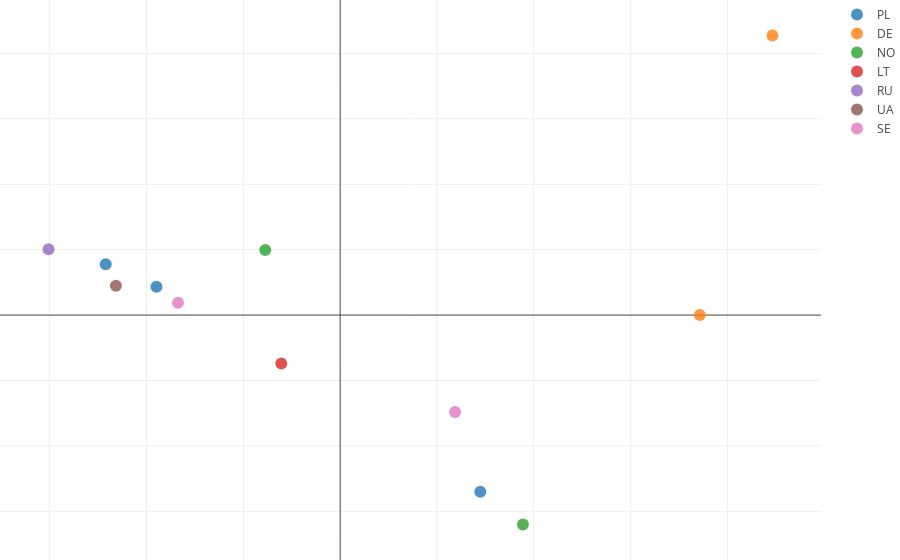

The code cell stored with this chart in its notebook:
### Code cell
def plot_R2(df, batch_size):
    '''
    Taki sam wykres jak wcześniej tylko w plotly
    '''
    new_data = ipca_fun(df,2,batch_size)
    new_data['@C#ountry']=df['@C#ountry']
    
    countries=new_data["@C#ountry"].unique()
    
    it = 0
    x,y,z=[],[],[]
    data= []
    for i in countries:
        country_data = new_data.loc[new_data["@C#ountry"] == i]
        x.append(country_data[0])
        y.append(country_data[1])

        trace = go.Scatter(
            x=x[it],
            y=y[it],
            name = i,
            mode='markers',
            marker=dict(
                size=12,
                line=dict(
                    color='rgba(217, 217, 217, 0.14)',
                    width=0.5
                ),
                opacity=0.8
            )
        )

        data.append(trace)
        it+=1

    layout = go.Layout(
        margin=dict(
            l=0,
            r=0,
            b=0,
            t=0
        )
    )
    fig = go.Figure(data=data, layout=layout)
    iplot(fig, filename='simple-scatter')
    
plot_R2(df,2)

### Figure 1 — Plotly figure (JSON) as saved in the notebook; plotly's stock layout.template omitted (floating-point values rounded to 4 significant figures)
{"data": [{"marker": {"line": {"color": "rgba(217, 217, 217, 0.14)", "width": 0.5}, "opacity": 0.8, "size": 12}, "mode": "markers", "name": "PL", "type": "scatter", "uid": "63e42949-3a68-4a08-bc52-58ee4750c4f4", "x": [-484.3, 289.5, -379.5], "y": [77.57, -270.0, 43.22]}, {"marker": {"line": {"color": "rgba(217, 217, 217, 0.14)", "width": 0.5}, "opacity": 0.8, "size": 12}, "mode": "markers", "name": "DE", "type": "scatter", "uid": "5fe4ce6a-a6e1-46ea-b94e-da55ad191ac7", "x": [893.1, 743.0], "y": [427.4, 0.1759]}, {"marker": {"line": {"color": "rgba(217, 217, 217, 0.14)", "width": 0.5}, "opacity": 0.8, "size": 12}, "mode": "markers", "name": "NO", "type": "scatter", "uid": "1393efcb-8a3f-41fc-a219-6111c1b557d9", "x": [377.6, -154.7], "y": [-320.2, 99.62]}, {"marker": {"line": {"color": "rgba(217, 217, 217, 0.14)", "width": 0.5}, "opacity": 0.8, "size": 12}, "mode": "markers", "name": "LT", "type": "scatter", "uid": "4afbdae0-2a24-453c-8dc2-43fef10f9958", "x": [-121.6], "y": [-73.97]}, {"marker": {"line": {"color": "rgba(217, 217, 217, 0.14)", "width": 0.5}, "opacity": 0.8, "size": 12}, "mode": "markers", "name": "RU", "type": "scatter", "uid": "45c49a38-949d-4f20-9b98-25c2158d5f27", "x": [-602.4], "y": [100.7]}, {"marker": {"line": {"color": "rgba(217, 217, 217, 0.14)", "width": 0.5}, "opacity": 0.8, "size": 12}, "mode": "markers", "name": "UA", "type": "scatter", "uid": "8ecf4556-1683-4ea1-97b7-ae8756dae52e", "x": [-463.3], "y": [44.8]}, {"marker": {"line": {"color": "rgba(217, 217, 217, 0.14)", "width": 0.5}, "opacity": 0.8, "size": 12}, "mode": "markers", "name": "SE", "type": "scatter", "uid": "f50c9730-914c-44d3-bfe8-6d615bdaa76f", "x": [-334.9, 237.4], "y": [18.89, -148.3]}], "layout": {"margin": {"b": 0, "l": 0, "r": 0, "t": 0}}}
